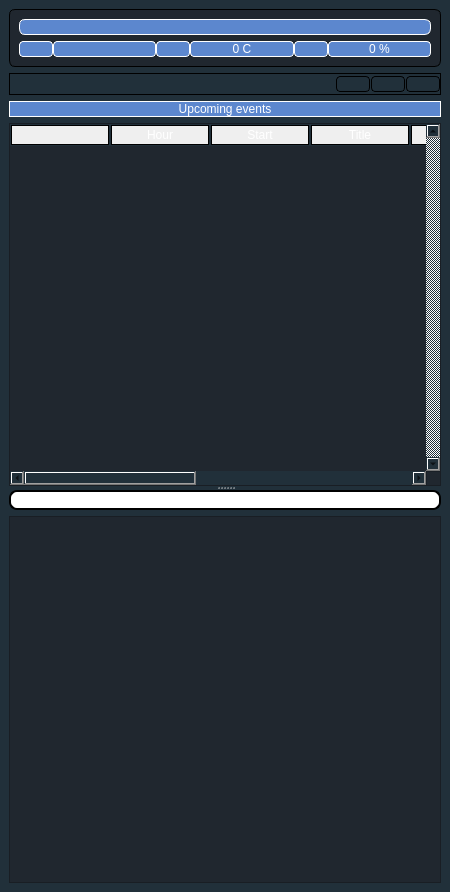
<?xml version="1.0" encoding="UTF-8"?>
<ui version="4.0">
 <class>FrmEventos</class>
 <widget class="QMainWindow" name="FrmEventos">
  <property name="geometry">
   <rect>
    <x>0</x>
    <y>0</y>
    <width>450</width>
    <height>892</height>
   </rect>
  </property>
  <property name="minimumSize">
   <size>
    <width>400</width>
    <height>0</height>
   </size>
  </property>
  <property name="windowTitle">
   <string>Events</string>
  </property>
  <property name="windowIcon">
   <iconset resource="radioit.qrc">
    <normaloff>:/general/iconos/player/ico.png</normaloff>:/general/iconos/player/ico.png</iconset>
  </property>
  <property name="styleSheet">
   <string notr="true">background-color: rgb(33, 48, 58);</string>
  </property>
  <widget class="QWidget" name="centralwidget">
   <layout class="QVBoxLayout" name="verticalLayout_4">
    <item>
     <widget class="QFrame" name="frame_2">
      <property name="sizePolicy">
       <sizepolicy hsizetype="Expanding" vsizetype="Fixed">
        <horstretch>0</horstretch>
        <verstretch>0</verstretch>
       </sizepolicy>
      </property>
      <property name="sizeIncrement">
       <size>
        <width>0</width>
        <height>0</height>
       </size>
      </property>
      <property name="styleSheet">
       <string notr="true">background-color: rgb(32, 39, 47);

     border-radius:6px;
   border: 1px solid #000000;</string>
      </property>
      <property name="frameShape">
       <enum>QFrame::Panel</enum>
      </property>
      <property name="frameShadow">
       <enum>QFrame::Plain</enum>
      </property>
      <property name="lineWidth">
       <number>3</number>
      </property>
      <property name="midLineWidth">
       <number>0</number>
      </property>
      <layout class="QVBoxLayout" name="verticalLayout">
       <item>
        <widget class="QLabel" name="LFecha">
         <property name="sizePolicy">
          <sizepolicy hsizetype="Preferred" vsizetype="Preferred">
           <horstretch>0</horstretch>
           <verstretch>0</verstretch>
          </sizepolicy>
         </property>
         <property name="styleSheet">
          <string notr="true">background-color: rgb(92, 135, 206);
color: rgb(255, 255, 255);
font: 75 14pt &quot;MS Shell Dlg 2&quot;;

border-color: rgb(255, 255, 255);</string>
         </property>
         <property name="alignment">
          <set>Qt::AlignCenter</set>
         </property>
        </widget>
       </item>
       <item>
        <layout class="QHBoxLayout" name="horizontalLayout">
         <property name="spacing">
          <number>0</number>
         </property>
         <item>
          <widget class="QPushButton" name="BtnHora">
           <property name="cursor">
            <cursorShape>PointingHandCursor</cursorShape>
           </property>
           <property name="styleSheet">
            <string notr="true">QPushButton {
    border-color: rgb(255, 255, 255);
     border-radius:4px;
     background-color: rgb(92, 135, 206);
     min-width: 30px;
font: 75 11pt &quot;MS Shell Dlg 2&quot;;
 }

 QPushButton:pressed {
     background-color: qlineargradient(x1: 0, y1: 0, x2: 0, y2: 1,
                                       stop: 0 #dadbde, stop: 1 #f6f7fa);
 }

 QPushButton:flat {
     border: none; /* no border for a flat push button */
 }

QPushButton:hover {
     background-color: qlineargradient(x1: 0, y1: 0, x2: 0, y2: 1,
                                       stop: 0 #f5b14e, stop: 1 #fff9ef);
 }

 QPushButton:default {
     border-color: navy; /* make the default button prominent */
 }</string>
           </property>
           <property name="icon">
            <iconset resource="radioit.qrc">
             <normaloff>:/general/iconos/menu/relog.png</normaloff>:/general/iconos/menu/relog.png</iconset>
           </property>
           <property name="iconSize">
            <size>
             <width>32</width>
             <height>32</height>
            </size>
           </property>
          </widget>
         </item>
         <item>
          <widget class="QLabel" name="LHora">
           <property name="sizePolicy">
            <sizepolicy hsizetype="Preferred" vsizetype="Preferred">
             <horstretch>1</horstretch>
             <verstretch>0</verstretch>
            </sizepolicy>
           </property>
           <property name="styleSheet">
            <string notr="true">background-color: rgb(92, 135, 206);
color: rgb(255, 255, 255);
font: 75 14pt &quot;MS Shell Dlg 2&quot;;
border-color: rgb(255, 255, 255);
  border-radius:4px;</string>
           </property>
           <property name="text">
            <string/>
           </property>
           <property name="alignment">
            <set>Qt::AlignCenter</set>
           </property>
          </widget>
         </item>
         <item>
          <widget class="QPushButton" name="BtnTemp">
           <property name="cursor">
            <cursorShape>PointingHandCursor</cursorShape>
           </property>
           <property name="styleSheet">
            <string notr="true">QPushButton {
    border-color: rgb(255, 255, 255);
     border-radius:4px;
     background-color: rgb(92, 135, 206);
     min-width: 30px;
font: 75 11pt &quot;MS Shell Dlg 2&quot;;
 }

 QPushButton:pressed {
     background-color: qlineargradient(x1: 0, y1: 0, x2: 0, y2: 1,
                                       stop: 0 #dadbde, stop: 1 #f6f7fa);
 }

 QPushButton:flat {
     border: none; /* no border for a flat push button */
 }

QPushButton:hover {
     background-color: qlineargradient(x1: 0, y1: 0, x2: 0, y2: 1,
                                       stop: 0 #f5b14e, stop: 1 #fff9ef);
 }

 QPushButton:default {
     border-color: navy; /* make the default button prominent */
 }</string>
           </property>
           <property name="icon">
            <iconset resource="radioit.qrc">
             <normaloff>:/general/iconos/menu/sol.png</normaloff>:/general/iconos/menu/sol.png</iconset>
           </property>
           <property name="iconSize">
            <size>
             <width>32</width>
             <height>32</height>
            </size>
           </property>
          </widget>
         </item>
         <item>
          <widget class="QLabel" name="LTemperatura">
           <property name="sizePolicy">
            <sizepolicy hsizetype="Preferred" vsizetype="Preferred">
             <horstretch>1</horstretch>
             <verstretch>0</verstretch>
            </sizepolicy>
           </property>
           <property name="styleSheet">
            <string notr="true">background-color: rgb(92, 135, 206);
color: rgb(255, 255, 255);
font: 75 14pt &quot;MS Shell Dlg 2&quot;;
border-color: rgb(255, 255, 255);
  border-radius:4px;</string>
           </property>
           <property name="text">
            <string>0 C</string>
           </property>
           <property name="alignment">
            <set>Qt::AlignCenter</set>
           </property>
          </widget>
         </item>
         <item>
          <widget class="QPushButton" name="BtnHume">
           <property name="cursor">
            <cursorShape>PointingHandCursor</cursorShape>
           </property>
           <property name="styleSheet">
            <string notr="true">QPushButton {
    border-color: rgb(255, 255, 255);
     border-radius:4px;
     background-color: rgb(92, 135, 206);
     min-width: 30px;
font: 75 11pt &quot;MS Shell Dlg 2&quot;;
 }

 QPushButton:pressed {
     background-color: qlineargradient(x1: 0, y1: 0, x2: 0, y2: 1,
                                       stop: 0 #dadbde, stop: 1 #f6f7fa);
 }

 QPushButton:flat {
     border: none; /* no border for a flat push button */
 }

QPushButton:hover {
     background-color: qlineargradient(x1: 0, y1: 0, x2: 0, y2: 1,
                                       stop: 0 #f5b14e, stop: 1 #fff9ef);
 }

 QPushButton:default {
     border-color: navy; /* make the default button prominent */
 }</string>
           </property>
           <property name="icon">
            <iconset resource="radioit.qrc">
             <normaloff>:/general/iconos/menu/nube.png</normaloff>:/general/iconos/menu/nube.png</iconset>
           </property>
           <property name="iconSize">
            <size>
             <width>32</width>
             <height>32</height>
            </size>
           </property>
          </widget>
         </item>
         <item>
          <widget class="QLabel" name="LHumedad">
           <property name="sizePolicy">
            <sizepolicy hsizetype="Preferred" vsizetype="Preferred">
             <horstretch>1</horstretch>
             <verstretch>0</verstretch>
            </sizepolicy>
           </property>
           <property name="styleSheet">
            <string notr="true">background-color: rgb(92, 135, 206);
color: rgb(255, 255, 255);
font: 75 14pt &quot;MS Shell Dlg 2&quot;;
border-color: rgb(255, 255, 255);
  border-radius:4px;</string>
           </property>
           <property name="text">
            <string>0 %</string>
           </property>
           <property name="alignment">
            <set>Qt::AlignCenter</set>
           </property>
          </widget>
         </item>
        </layout>
       </item>
      </layout>
     </widget>
    </item>
    <item>
     <widget class="QFrame" name="frame_3">
      <property name="sizePolicy">
       <sizepolicy hsizetype="Preferred" vsizetype="Preferred">
        <horstretch>0</horstretch>
        <verstretch>0</verstretch>
       </sizepolicy>
      </property>
      <property name="baseSize">
       <size>
        <width>0</width>
        <height>0</height>
       </size>
      </property>
      <property name="styleSheet">
       <string notr="true">background-color: rgb(33, 48, 58);</string>
      </property>
      <property name="frameShape">
       <enum>QFrame::Panel</enum>
      </property>
      <property name="frameShadow">
       <enum>QFrame::Plain</enum>
      </property>
      <layout class="QHBoxLayout" name="horizontalLayout_2">
       <property name="spacing">
        <number>0</number>
       </property>
       <property name="leftMargin">
        <number>0</number>
       </property>
       <property name="topMargin">
        <number>0</number>
       </property>
       <property name="rightMargin">
        <number>0</number>
       </property>
       <property name="bottomMargin">
        <number>0</number>
       </property>
       <item>
        <layout class="QGridLayout" name="gridLayout_2">
         <property name="leftMargin">
          <number>0</number>
         </property>
         <property name="horizontalSpacing">
          <number>1</number>
         </property>
         <property name="verticalSpacing">
          <number>0</number>
         </property>
         <item row="0" column="2">
          <widget class="QPushButton" name="BtnActualizar">
           <property name="sizePolicy">
            <sizepolicy hsizetype="Fixed" vsizetype="Fixed">
             <horstretch>0</horstretch>
             <verstretch>0</verstretch>
            </sizepolicy>
           </property>
           <property name="cursor">
            <cursorShape>PointingHandCursor</cursorShape>
           </property>
           <property name="toolTip">
            <string>Update events</string>
           </property>
           <property name="whatsThis">
            <string/>
           </property>
           <property name="autoFillBackground">
            <bool>false</bool>
           </property>
           <property name="styleSheet">
            <string notr="true">QPushButton {
     border: 1px solid #000000;
     border-radius:4px;
     background-color: qlineargradient(x1: 0, y1: 0, x2: 0, y2: 1,
                                       stop: 0 #f6f7fa, stop: 1 #dadbde);
     min-width: 30px;
font: 75 11pt &quot;MS Shell Dlg 2&quot;;
 }

 QPushButton:pressed {
     background-color: qlineargradient(x1: 0, y1: 0, x2: 0, y2: 1,
                                       stop: 0 #dadbde, stop: 1 #f6f7fa);
 }

 QPushButton:flat {
     border: none; /* no border for a flat push button */
 }

QPushButton:hover {
     background-color: qlineargradient(x1: 0, y1: 0, x2: 0, y2: 1,
                                       stop: 0 #f5b14e, stop: 1 #fff9ef);
 }

 QPushButton:default {
     border-color: navy; /* make the default button prominent */
 }
    </string>
           </property>
           <property name="text">
            <string/>
           </property>
           <property name="icon">
            <iconset resource="radioit.qrc">
             <normaloff>:/general/iconos/player/loop.png</normaloff>:/general/iconos/player/loop.png</iconset>
           </property>
           <property name="iconSize">
            <size>
             <width>50</width>
             <height>30</height>
            </size>
           </property>
          </widget>
         </item>
         <item row="0" column="3">
          <widget class="QPushButton" name="BtnStart">
           <property name="sizePolicy">
            <sizepolicy hsizetype="Fixed" vsizetype="Fixed">
             <horstretch>0</horstretch>
             <verstretch>0</verstretch>
            </sizepolicy>
           </property>
           <property name="cursor">
            <cursorShape>PointingHandCursor</cursorShape>
           </property>
           <property name="toolTip">
            <string>Active events</string>
           </property>
           <property name="whatsThis">
            <string/>
           </property>
           <property name="autoFillBackground">
            <bool>false</bool>
           </property>
           <property name="styleSheet">
            <string notr="true">QPushButton {
     border: 1px solid #000000;
     border-radius:4px;
     background-color: qlineargradient(x1: 0, y1: 0, x2: 0, y2: 1,
                                       stop: 0 #f6f7fa, stop: 1 #dadbde);
     min-width: 30px;
font: 75 11pt &quot;MS Shell Dlg 2&quot;;
 }

 QPushButton:pressed {
     background-color: qlineargradient(x1: 0, y1: 0, x2: 0, y2: 1,
                                       stop: 0 #dadbde, stop: 1 #f6f7fa);
 }

 QPushButton:flat {
     border: none; /* no border for a flat push button */
 }



QPushButton:checked {
      background-color: qlineargradient(x1: 0, y1: 0, x2: 0, y2: 1,
                                       stop: 0 #f5b14e, stop: 1 #fff9ef);
 }



 QPushButton:default {
     border-color: navy; /* make the default button prominent */
 }</string>
           </property>
           <property name="text">
            <string/>
           </property>
           <property name="icon">
            <iconset resource="radioit.qrc">
             <normaloff>:/general/iconos/menu/eventos.png</normaloff>:/general/iconos/menu/eventos.png</iconset>
           </property>
           <property name="iconSize">
            <size>
             <width>50</width>
             <height>30</height>
            </size>
           </property>
           <property name="checkable">
            <bool>true</bool>
           </property>
           <property name="checked">
            <bool>true</bool>
           </property>
          </widget>
         </item>
         <item row="0" column="4">
          <widget class="QPushButton" name="BtnEventos">
           <property name="cursor">
            <cursorShape>PointingHandCursor</cursorShape>
           </property>
           <property name="toolTip">
            <string>Plan events</string>
           </property>
           <property name="whatsThis">
            <string/>
           </property>
           <property name="styleSheet">
            <string notr="true">QPushButton {
     border: 1px solid #000000;
     border-radius:4px;
     background-color: qlineargradient(x1: 0, y1: 0, x2: 0, y2: 1,
                                       stop: 0 #f6f7fa, stop: 1 #dadbde);
     min-width: 30px;
font: 75 11pt &quot;MS Shell Dlg 2&quot;;
 }

 QPushButton:pressed {
     background-color: qlineargradient(x1: 0, y1: 0, x2: 0, y2: 1,
                                       stop: 0 #dadbde, stop: 1 #f6f7fa);
 }

 QPushButton:flat {
     border: none; /* no border for a flat push button */
 }

QPushButton:hover {
     background-color: qlineargradient(x1: 0, y1: 0, x2: 0, y2: 1,
                                       stop: 0 #f5b14e, stop: 1 #fff9ef);
 }

 QPushButton:default {
     border-color: navy; /* make the default button prominent */
 }
    </string>
           </property>
           <property name="icon">
            <iconset resource="radioit.qrc">
             <normaloff>:/general/iconos/menu/relog.png</normaloff>:/general/iconos/menu/relog.png</iconset>
           </property>
           <property name="iconSize">
            <size>
             <width>50</width>
             <height>30</height>
            </size>
           </property>
          </widget>
         </item>
         <item row="0" column="1">
          <spacer name="horizontalSpacer">
           <property name="orientation">
            <enum>Qt::Horizontal</enum>
           </property>
           <property name="sizeHint" stdset="0">
            <size>
             <width>40</width>
             <height>20</height>
            </size>
           </property>
          </spacer>
         </item>
         <item row="0" column="0">
          <widget class="QLabel" name="LAviso">
           <property name="font">
            <font>
             <weight>75</weight>
             <bold>true</bold>
            </font>
           </property>
           <property name="styleSheet">
            <string notr="true">background-color: rgb(255, 0, 0);
color: rgb(255, 255, 255);
border-color: rgb(255, 255, 255);
background-color: rgb(33, 48, 58);</string>
           </property>
           <property name="frameShape">
            <enum>QFrame::Box</enum>
           </property>
           <property name="lineWidth">
            <number>0</number>
           </property>
           <property name="text">
            <string/>
           </property>
           <property name="pixmap">
            <pixmap resource="radioit.qrc">:/general/iconos/eventos/onair.png</pixmap>
           </property>
          </widget>
         </item>
        </layout>
       </item>
      </layout>
     </widget>
    </item>
    <item>
     <widget class="QSplitter" name="splitter">
      <property name="orientation">
       <enum>Qt::Vertical</enum>
      </property>
      <widget class="QWidget" name="layoutWidget">
       <layout class="QVBoxLayout" name="verticalLayout_3">
        <item>
         <widget class="QLabel" name="label">
          <property name="styleSheet">
           <string notr="true">background-color: rgb(92, 135, 206);
color: rgb(255, 255, 255);
font: 75 8pt &quot;MS Shell Dlg 2&quot;;

border-color: rgb(255, 255, 255);</string>
          </property>
          <property name="frameShape">
           <enum>QFrame::Box</enum>
          </property>
          <property name="text">
           <string>Upcoming events</string>
          </property>
          <property name="alignment">
           <set>Qt::AlignCenter</set>
          </property>
         </widget>
        </item>
        <item>
         <widget class="ListaEventos" name="w_Lista">
          <property name="sizePolicy">
           <sizepolicy hsizetype="Expanding" vsizetype="Expanding">
            <horstretch>0</horstretch>
            <verstretch>0</verstretch>
           </sizepolicy>
          </property>
          <property name="styleSheet">
           <string notr="true">QTableView {
background-color: rgb(32, 39, 47);

	
	color: rgb(7, 250, 242);
	
	gridline-color: rgb(117, 125, 164);

}

QHeaderView::section
{
spacing: 10px;
background-color: qlineargradient(x1: 0, y1: 0, x2: 0, y2: 1,
                                       stop: 0 #5aa3fd, stop: 1 #1f406a);
color: white;
border: 1px solid black;
margin: 1px;
text-align: right;
font-family: arial;
font-size:12px;
}
</string>
          </property>
          <property name="verticalScrollBarPolicy">
           <enum>Qt::ScrollBarAlwaysOn</enum>
          </property>
          <property name="selectionMode">
           <enum>QAbstractItemView::ContiguousSelection</enum>
          </property>
          <property name="selectionBehavior">
           <enum>QAbstractItemView::SelectRows</enum>
          </property>
          <attribute name="verticalHeaderVisible">
           <bool>false</bool>
          </attribute>
          <attribute name="verticalHeaderDefaultSectionSize">
           <number>16</number>
          </attribute>
          <attribute name="verticalHeaderMinimumSectionSize">
           <number>16</number>
          </attribute>
          <column>
           <property name="text">
            <string/>
           </property>
          </column>
          <column>
           <property name="text">
            <string>Hour</string>
           </property>
          </column>
          <column>
           <property name="text">
            <string>Start</string>
           </property>
          </column>
          <column>
           <property name="text">
            <string>Title</string>
           </property>
           <property name="textAlignment">
            <set>AlignCenter</set>
           </property>
          </column>
          <column>
           <property name="text">
            <string>Duration</string>
           </property>
          </column>
          <column>
           <property name="text">
            <string>Seconds</string>
           </property>
          </column>
          <column>
           <property name="text">
            <string>url</string>
           </property>
          </column>
          <column>
           <property name="text">
            <string>cod</string>
           </property>
          </column>
          <column>
           <property name="text">
            <string>datehour</string>
           </property>
          </column>
         </widget>
        </item>
       </layout>
      </widget>
      <widget class="QWidget" name="layoutWidget">
       <layout class="QVBoxLayout" name="verticalLayout_2">
        <item>
         <widget class="QLineEdit" name="LUrl">
          <property name="styleSheet">
           <string notr="true">  border: 2px solid #000000;

     border-radius:8px;
background-color: rgb(255, 255, 255);
selection-background-color: rgb(14, 45, 158);</string>
          </property>
         </widget>
        </item>
        <item>
         <widget class="QTreeView" name="TExplore">
          <property name="sizePolicy">
           <sizepolicy hsizetype="Expanding" vsizetype="Expanding">
            <horstretch>0</horstretch>
            <verstretch>0</verstretch>
           </sizepolicy>
          </property>
          <property name="styleSheet">
           <string notr="true">background-color: rgb(32, 39, 47);

	
	color: rgb(7, 250, 242);
color: rgb(250, 250, 250);
	
	gridline-color: rgb(117, 125, 164);

</string>
          </property>
          <property name="dragEnabled">
           <bool>true</bool>
          </property>
          <property name="dragDropMode">
           <enum>QAbstractItemView::DragOnly</enum>
          </property>
          <property name="selectionMode">
           <enum>QAbstractItemView::ContiguousSelection</enum>
          </property>
          <attribute name="headerVisible">
           <bool>false</bool>
          </attribute>
         </widget>
        </item>
       </layout>
      </widget>
     </widget>
    </item>
   </layout>
  </widget>
 </widget>
 <customwidgets>
  <customwidget>
   <class>ListaEventos</class>
   <extends>QTableWidget</extends>
   <header location="global">ListaEventos.h</header>
  </customwidget>
 </customwidgets>
 <resources>
  <include location="radioit.qrc"/>
 </resources>
 <connections/>
</ui>
